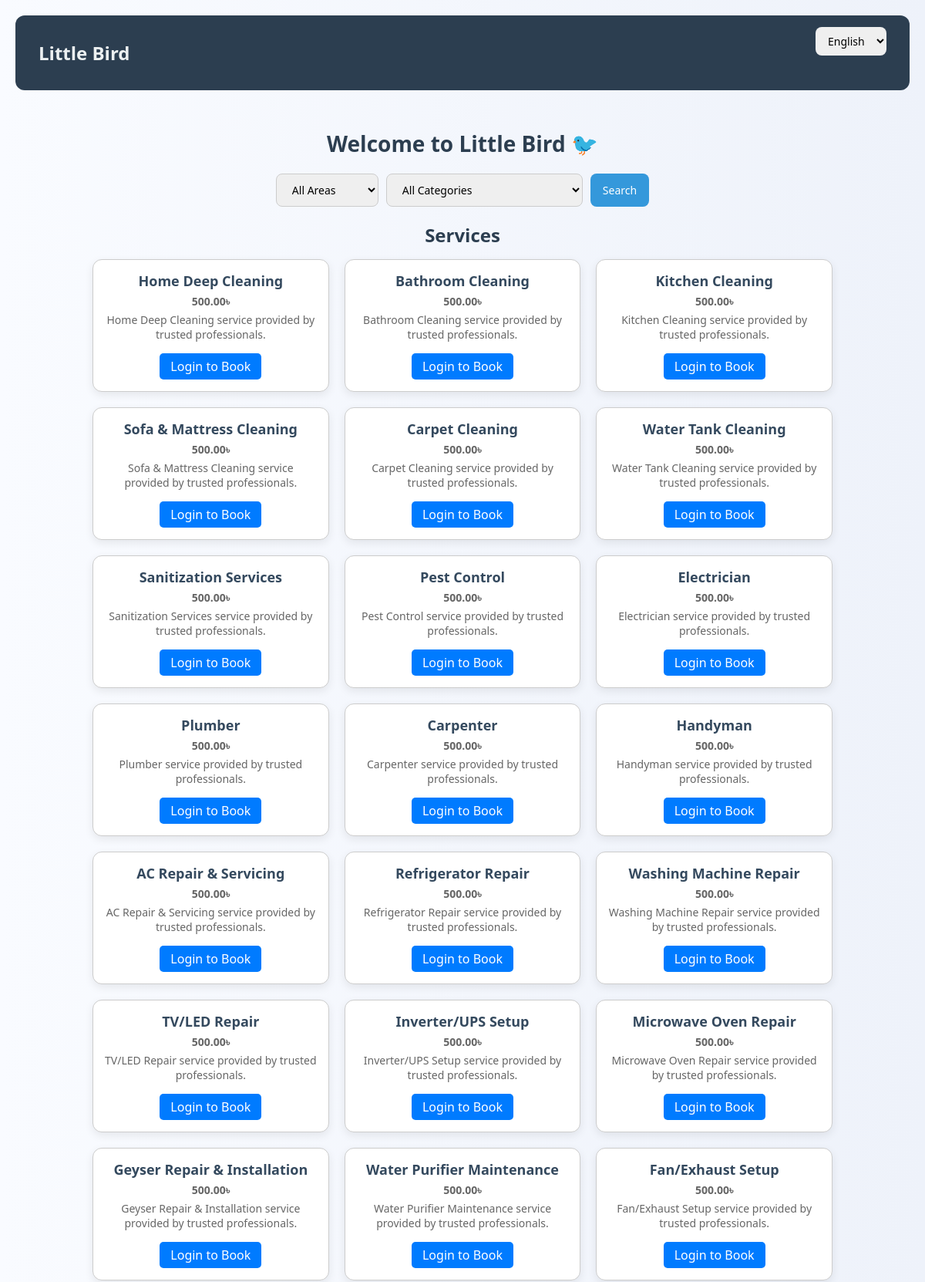
The page /en/ (upper part) on the database its author committed.
### services/models.py (models this page shows, shortened)
class Service(models.Model):
    category = models.ForeignKey(Category, on_delete=models.CASCADE, related_name='services')
    title = models.CharField(max_length=200)
    description = models.TextField()
    area = models.ManyToManyField(Area)
    price = models.DecimalField(max_digits=8, decimal_places=2)
    image = models.ImageField(upload_to='service_images/', blank=True, null=True)
    is_available = models.BooleanField(default=True)

### core/views.py (the view)
# urls.py: path('', views.home, name='home'),
def home(request):
    selected_area = request.GET.get('area')
    selected_category = request.GET.get('category')
    services = Service.objects.filter(is_available=True)
    if selected_area:
        services = services.filter(area__id=selected_area)
    if selected_category:
        services = services.filter(category__id=selected_category)
    categories = Category.objects.all()
    areas = Area.objects.all()
    return render(request, 'core/home.html', {
        'services': services,
        'categories': categories,
        'areas': areas,
        'selected_area': int(selected_area) if selected_area else '',
        'selected_category': int(selected_category) if selected_category else '',
    })

### core/templates/core/home.html (shortened to what this page needs)
{% extends "base.html" %}
{% load i18n %}
{% block content %}
<div class="container">
  <h2>{% trans "Welcome to Little Bird" %} 🐦</h2>
  <form method="get" class="filter-form">
    <label>
      <select name="area">
        <option value="">{% trans "All Areas" %}</option>
      </select>
    </label>
    <label>
      <select name="category">
        <option value="">{% trans "All Categories" %}</option>
      </select>
    </label>
    <button type="submit">{% trans "Search" %}</button>
  </form>
  <section>
    <h3>{% trans "Services" %}</h3>
    <div class="services-grid">
      {% if services %}
        {% for service in services %}
          <div class="card">
            <h4>{{ service.title }}</h4>
            <p><strong>{{ service.price }}৳</strong></p>
            <p>{{ service.description|truncatewords:15 }}</p>
            {% if user.is_authenticated %}
              <a href="{% url 'book_service' service.id %}" class="btn">
                {% trans "Book Now" %}
              </a>
            {% else %}
              <a href="{% url 'login' %}?next={% url 'book_service' service.id %}" class="btn">
                {% trans "Login to Book" %}
              </a>
            {% endif %}
          </div>
        {% endfor %}
      {% else %}
        <p>{% trans "No services found for selected filters." %}</p>
      {% endif %}
    </div>
  </section>
</div>
{% endblock %}

### templates/base.html (shortened to what this page needs)
<!DOCTYPE html>
{% load static i18n %}
<html lang="{{ LANGUAGE_CODE }}">
<head>
  <link rel="stylesheet" href="{% static 'css/style.css' %}">
</head>
<body>
  {% include 'partials/navbar.html' %}
  <main>
    {% block content %}{% endblock %}
  </main>
</body>
</html>

### templates/partials/navbar.html (shortened to what this page needs)
{% load i18n %}
<nav>
  <h1><a href="/">{% trans "Little Bird" %}</a></h1>
  <form action="{% url 'set_language' %}" method="post">
    <select name="language" onchange="this.form.submit()">
      <option value="en" {% if LANGUAGE_CODE == 'en' %}selected{% endif %}>English</option>
    </select>
  </form>
</nav>

### static/css/style.css (style rules this page uses)
* { margin: 0; padding: 0; box-sizing: border-box; font-family: 'Segoe UI', Tahoma, Geneva, Verdana, sans-serif; }
body { background: linear-gradient(to right, #f9fbff, #eef2fa); color: #333; padding: 20px; min-height: 100vh; }
nav { display: flex; justify-content: space-between; align-items: center; background-color: #2c3e50; padding: 15px 30px; border-radius: 12px; color: white; margin-bottom: 30px; }
nav h1 a { color: #ecf0f1; text-decoration: none; font-size: 24px; font-weight: bold; }
nav form select { padding: 8px 12px; border-radius: 8px; border: none; font-size: 14px; }
h2 { font-size: 28px; margin-bottom: 20px; text-align: center; color: #2c3e50; }
form { display: flex; flex-wrap: wrap; gap: 15px; justify-content: center; margin-bottom: 30px; }
form select, form button { padding: 10px 16px; border-radius: 8px; border: 1px solid #ccc; font-size: 14px; }
form button { background-color: #3498db; color: white; border: none; cursor: pointer; transition: background-color 0.2s ease-in-out; }
section h3 { font-size: 24px; margin-bottom: 15px; color: #2c3e50; text-align: center; }
.card { background-color: white; border-radius: 12px; padding: 15px; box-shadow: 0 4px 12px rgba(0, 0, 0, 0.08); text-align: center; transition: transform 0.2s; }
.card h4 { font-size: 18px; color: #34495e; margin-bottom: 5px; }
.card p { font-size: 14px; color: #666; margin: 5px 0; }
.container { max-width: 1000px; margin: auto; padding: 20px; }
.filter-form { margin-bottom: 20px; display: flex; gap: 10px; flex-wrap: wrap; }
.services-grid { display: grid; grid-template-columns: repeat(auto-fit, minmax(240px, 1fr)); gap: 20px; }
.card { border: 1px solid #ccc; padding: 15px; border-radius: 12px; text-align: center; background: #fff; }
.btn { display: inline-block; margin-top: 10px; background-color: #007bff; color: white; padding: 6px 14px; text-decoration: none; border-radius: 5px; }

### rows shown on the page
Service: title "Home Deep Cleaning", price "500.00", description "Home Deep Cleaning service provided by trusted professionals."
Service: title "Bathroom Cleaning", price "500.00", description "Bathroom Cleaning service provided by trusted professionals."
Service: title "Kitchen Cleaning", price "500.00", description "Kitchen Cleaning service provided by trusted professionals."
Service: title "Sofa & Mattress Cleaning", price "500.00", description "Sofa & Mattress Cleaning service provided by trusted professionals."
Service: title "Carpet Cleaning", price "500.00", description "Carpet Cleaning service provided by trusted professionals."
Service: title "Water Tank Cleaning", price "500.00", description "Water Tank Cleaning service provided by trusted professionals."
Service: title "Sanitization Services", price "500.00", description "Sanitization Services service provided by trusted professionals."
Service: title "Pest Control", price "500.00", description "Pest Control service provided by trusted professionals."
Service: title "Electrician", price "500.00", description "Electrician service provided by trusted professionals."
Service: title "Plumber", price "500.00", description "Plumber service provided by trusted professionals."
Service: title "Carpenter", price "500.00", description "Carpenter service provided by trusted professionals."
Service: title "Handyman", price "500.00", description "Handyman service provided by trusted professionals."
Service: title "AC Repair & Servicing", price "500.00", description "AC Repair & Servicing service provided by trusted professionals."
Service: title "Refrigerator Repair", price "500.00", description "Refrigerator Repair service provided by trusted professionals."
Service: title "Washing Machine Repair", price "500.00", description "Washing Machine Repair service provided by trusted professionals."
Service: title "TV/LED Repair", price "500.00", description "TV/LED Repair service provided by trusted professionals."
Service: title "Inverter/UPS Setup", price "500.00", description "Inverter/UPS Setup service provided by trusted professionals."
Service: title "Microwave Oven Repair", price "500.00", description "Microwave Oven Repair service provided by trusted professionals."
Service: title "Geyser Repair & Installation", price "500.00", description "Geyser Repair & Installation service provided by trusted professionals."
Service: title "Water Purifier Maintenance", price "500.00", description "Water Purifier Maintenance service provided by trusted professionals."
Service: title "Fan/Exhaust Setup", price "500.00", description "Fan/Exhaust Setup service provided by trusted professionals."
